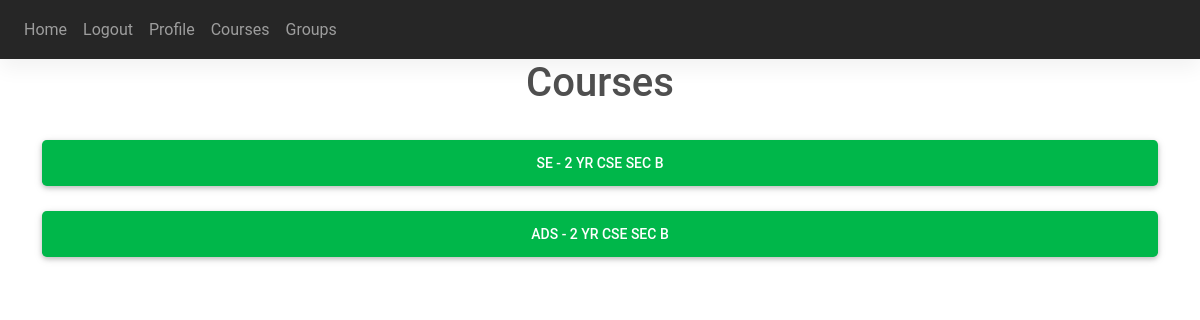
/courses (signed in), run on an earlier commit of the app's database.
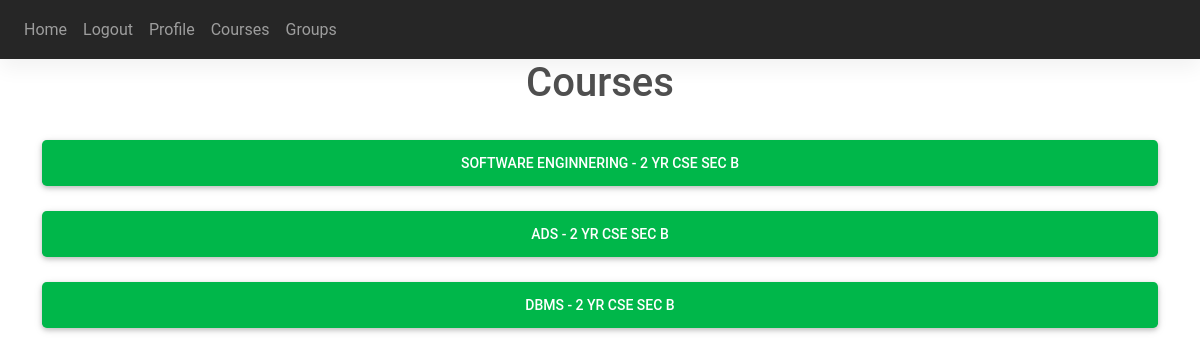
And on a later commit of the database.
### website/models.py (models this page shows)
class Course(db.Model):
    id = db.Column(db.Integer, primary_key=True)
    branch = db.Column(db.String(20))
    section = db.Column(db.String(1))
    year = db.Column(db.Integer)
    subject = db.Column(db.String(50))
    course_name = db.Column(db.String(100))
    teacher_id = db.Column(db.Integer, db.ForeignKey('teacher.id'))
    student_ids = db.relationship('Student_ids')
    attendance = db.relationship('Attendance')
    materials = db.relationship('Materials')

### website/views.py (the view)
@views.route('/courses')
@login_required
def courses():
    if current_user.user_type == 'p':
        teacher = current_user.teacher[0]
        course_names = {}
        for course in teacher.courses:
            a = course.subject + " - " + \
                str(course.year) + " Yr " + course.branch.upper() + \
                " Sec " + course.section.upper()
            course_names[course.course_name] = a
    else:
        student = current_user.student[0]
        courses_ids = student.courses
        course_names = {}
        for i in courses_ids:
            course = Course.query.get(i.course_id)
            a = course.subject + " - " + \
                str(course.year) + " Yr " + course.branch.upper() + \
                " Sec " + course.section.upper()
            course_names[course.course_name] = a
    return render_template('courses.html', user=current_user, course_names=course_names)

### website/__init__.py (called while the page is built)
def create_app():
    app = Flask(__name__)
    app.config['SECRET_KEY'] = 'rajesh aka the king'
    app.config['SQLALCHEMY_DATABASE_URI'] = f'sqlite:///{DB_NAME}'
    app.config['UPLOAD_PATH'] = 'static'
    db.init_app(app)
    from .views import views
    from .auth import auth
    from .admin import admin
    app.register_blueprint(views, url_prefix='/')
    app.register_blueprint(auth, url_prefix='/')
    app.register_blueprint(admin, url_prefix='/')
    from .models import User, Note
    create_database(app)
    login_manager = LoginManager()
    login_manager.login_view = 'auth.login'
    login_manager.init_app(app)
    @login_manager.user_loader
    def load_user(id):
        return User.query.get(int(id))
    return app

### website/templates/courses.html (shortened to what this page needs)
{% extends "base.html" %}
{% block content %}
<h1 align="center">Courses</h1>
{% for course in course_names %}
    <a href='/courses/{{course}}'>
        <button class="btn btn-success btn-lg btn-block">
            {{ course_names[course] }}
        </button>
    </a>
{% endfor %}
{% endblock %}
{% block navbar %}
{% if user.user_type=='p' %}
<a class="nav-item nav-link" id="home" href="/">Home</a>
<a class="nav-item nav-link" id="logout" href="/logout">Logout</a>
<a class="nav-item nav-link" id="profile" href="/profile">Profile</a>
<a class="nav-item nav-link" id="courses" href="/courses">Courses</a>
<a class="nav-item nav-link" id="groups" href="/groups">Groups</a>
{% else %}
<a class="nav-item nav-link" id="home" href="/">Home</a>
<a class="nav-item nav-link" id="logout" href="/logout">Logout</a>
<a class="nav-item nav-link" id="profile" href="/profile">Profile</a>
<a class="nav-item nav-link" id="courses" href="/courses">Courses</a>
<a class="nav-item nav-link" id="groups" href="/groups">Groups</a>
{% endif %}
{% endblock %}

What changed in the data, as far as the page shows it:
changed Course: course_name "SE - 2 YR CSE SEC B" → "SOFTWARE ENGINNERING - 2 YR CSE SEC B"
added Course: course_name "DBMS - 2 YR CSE SEC B"
